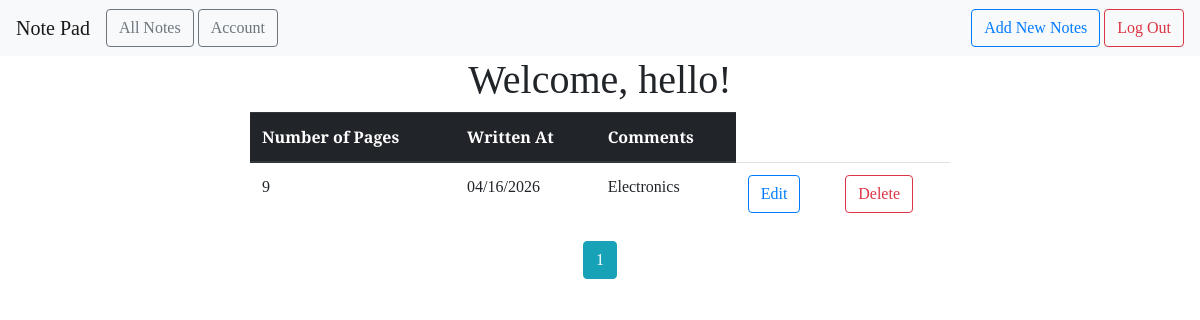
The page /all (signed in) on the database its author committed.
### notepad/models.py (models this page shows)
class User(db.Model, UserMixin):
    id = db.Column(db.Integer, primary_key=True)  # primary keys are required by SQLAlchemy
    email = db.Column(db.String(100), unique=True)
    password = db.Column(db.String(100))
    name = db.Column(db.String(1000))
    notes = db.relationship('Notes', backref = 'author', lazy=True)

class Notes(db.Model):
    id = db.Column(db.Integer, primary_key = True)
    subject = db.Column(db.String)
    date_posted = db.Column(db.DateTime, default=datetime.utcnow)
    comment = db.Column(db.Text)
    user_id = db.Column(db.Integer, db.ForeignKey('user.id'))

### notepad/main.py (the view)
@main.route('/all')
@login_required
def user_notes():
    page = request.args.get('page', 1, type=int)
    notes = User.query.filter_by(email = current_user.email).first_or_404()
    user = current_user
    notes = Notes.query.filter_by(author=current_user).paginate(page=page, per_page=5)
    return render_template('all_notes.html', notes=notes, user=user)

### notepad/__init__.py (called while the page is built)
def create_app():
    app = Flask(__name__)
    app.config["SECRET_KEY"] = 'secret-key'
    app.config["SQLALCHEMY_DATABASE_URI"] = "sqlite:///db.sqlite"
    db.init_app(app)
    from .models import User
    login_manager = LoginManager()
    login_manager.login_view = 'auth.login'
    login_manager.init_app(app)
    @login_manager.user_loader
    def load_user(user_id):
        return User.query.get(int(user_id))
    from .main import main
    app.register_blueprint(main)
    from .auth import auth
    app.register_blueprint(auth)
    with app.app_context():
        db.create_all()
    return app

### notepad/templates/all_notes.html (shortened to what this page needs)
{% extends "base.html" %} {% block head %} {{ super() }}
<link
  rel="stylesheet"
  href="{{ url_for('static', filename= 'extended_beauty.css') }}"
/>
{% endblock %} {% block content %}
<center>
<h1>
  Welcome, {{ user.name }}!
</h1>
</center>
<center>
<div>
  <table class="table table-hover" style="width: 700px;">
    <thead class="thead-dark">
      <tr>
        <th scope="col">Number of Pages</th>
        <th scope="col">Written At</th>
        <th scope="col">Comments</th>
      </tr>
    </thead>
    <tbody>
      {% for note in notes.items %}
      <tr>
        <td>{{ note.subject }}</td>
        <td>{{ note.date_posted.strftime('%m/%d/%Y') }}</td>
        <td>{{ note.comment }}</td>
        <td>
          <a
            href="{{url_for('main.update_notes', notes_id=note.id)}}"
            class="btn btn-outline-primary"
            role="button"
          >
            Edit
          </a>
        </td>
        <td>
          <a
            href="{{url_for('main.delete_notes', notes_id=note.id)}}"
            class="btn btn-outline-danger"
            role="button"
          >
            Delete
          </a>
        </td>
      </tr>
      {% endfor %}
    </tbody>
  </table>
  {% for page_num in notes.iter_pages(left_edge=1, right_edge=1, left_current=1, right_current=1) %}
  {% if page_num %}
  {%if notes.page == page_num%}
  <a
    href="{{url_for('main.user_notes', page=page_num)}}"
    class="btn btn-info mb-4">
    {{page_num}}
  </a>
  {% else %}
  <a
    href="{{url_for('main.user_notes', page=page_num)}}"
    class="btn btn-outline-info mb-4">
    {{page_num}}
  </a>
  {% endif%}
  {% else %}
  ....
  {% endif %}
  {% endfor %}
</div>
</center>
{% endblock %}

### notepad/static/beauty.css (style rules this page uses)
* { font-family: "Arvo", serif; }

### notepad/static/extended_beauty.css (style rules this page uses)
h1, h2, h4, p { font-family: "Arvo", serif; }

### rows shown on the page
User: name "hello"
Notes: subject "9", date_posted "04/16/2026", comment "Electronics"

### other values the page prints
{{ page_num }} "1"
